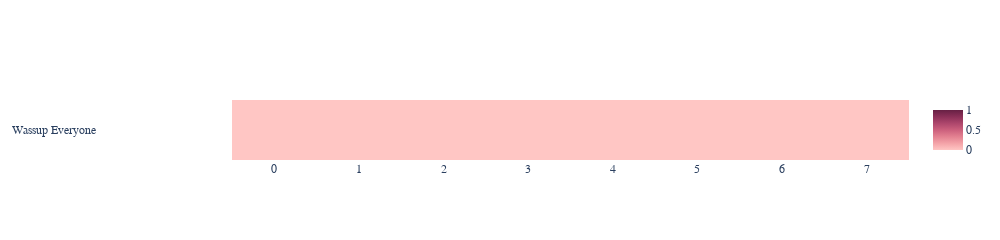

Write notebook code for a chart like this one.
### Code cell
# create heatmap
fig = go.Figure(data=go.Heatmap(
                z=a, x0=0, dx=1,
                y=labels, zmin=0, zmax=1,
                customdata=labels_individual,
                hovertemplate='%{customdata} <br><b>Score:%{z:.3f}<extra></extra>',
                colorscale="burg"))
fig.update_layout({"height":height*28, "width":1000, "font":{"family":"Courier New"}})
fig['layout']['yaxis']['autorange'] = "reversed"
fig.show()

### Figure 1 — Plotly figure (JSON) as saved in the notebook; plotly's stock layout.template omitted (floating-point values rounded to 4 significant figures)
{"data": [{"colorscale": [[0, "rgb(255, 198, 196)"], [0.1667, "rgb(244, 163, 168)"], [0.3333, "rgb(227, 129, 145)"], [0.5, "rgb(204, 96, 125)"], [0.6667, "rgb(173, 70, 108)"], [0.8333, "rgb(139, 48, 88)"], [1, "rgb(103, 32, 68)"]], "customdata": [["Wassup", "Everyone", "", "", "", "", "", ""]], "dx": 1, "hovertemplate": "%{customdata} <br><b>Score:%{z:.3f}<extra></extra>", "type": "heatmap", "x0": 0, "y": ["Wassup Everyone                                             "], "z": [[0, 0, 0, 0, 0, 0, 0, 0]], "zmax": 1, "zmin": 0}], "layout": {"font": {"family": "Courier New"}, "height": 28, "width": 1000, "yaxis": {"autorange": "reversed"}}}
